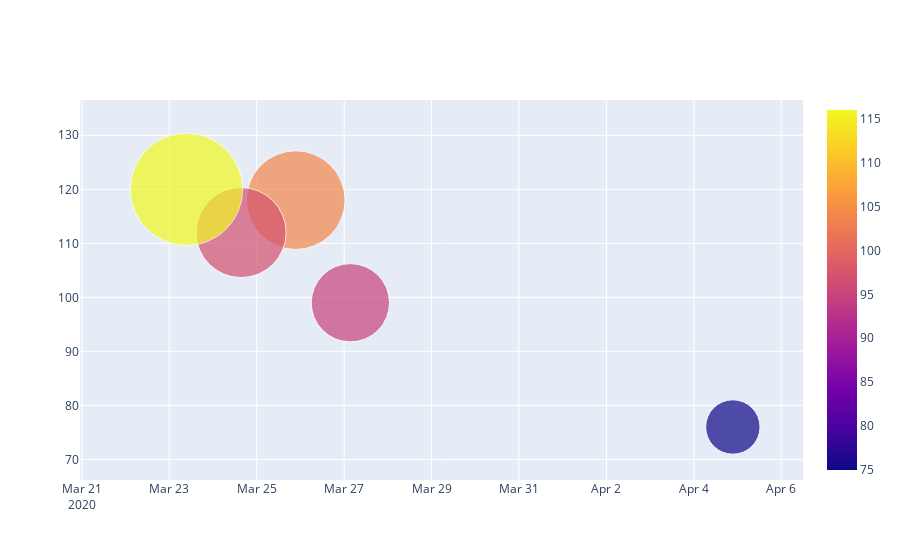

The notebook cell this image was saved under:
### Markdown cell above
<font size=3> L'un des énormes avantages de plotly ce sont les <b>infobulles</b>.<br> A chaque point du graphique on peut associer des informations. Par défaut vont apparaitre les valeurs coordonnées du point (ici la date de début du projet et les émissions de CO2) <br><br>
On peut évidement customiser tout ça.<br><br>
Ca se passe dans le <b>hovertemplate</b> qui va nous permettre d'appeler les différentes variable de notre graph sous la forme<b> %{var}</b> et d'utiliser des mises en forme type html.<i> On note que dans les variables au nom composé le "_" devient un "."</i><br>
    les possibilités des <b>hover</b> sont nombreuses n'hésitez pas à vous référer à la __[documentation](https://plotly.com/python/hover-text-and-formatting/)__ .<br><br>
    Nativement quand on travailler avec <b>hovertemplate</b>, un colonne apparait à droite de l'<b>infobulle</b> si on ne souhaite pas qu'elle apparaisse, il faut inscrire un <b>extra vide</b> qui va indiquer à plotly que l'on souhaite que cette partie reste vide.
</font>

### Code cell
fig= go.Figure(
go.Scatter(x=df.timestamp, y=df.emissions, mode='markers', 
               #taille des markers
               marker_size=df.duration, marker_sizeref=2.*max(df.duration)/(15**2), marker_sizemin=10, #marker_line=dict(width=2, color='red')
                #couleur des markers
               marker_color=df.energy_consumed, marker_showscale=True,
               #hover 
               text= df.project_name ,
                hovertemplate="<b>%{text}</b><br><br>"+"Emissions:%{y} kg eq. CO2<br>"+
               "Energy consumed :%{marker.color} kWh <br>"+ "Duration: %{marker.size} min<extra></extra>"#<extra></extra> is used to remove the side box of the hover
))
fig.show()

### Figure 1 — Plotly figure (JSON) as saved in the notebook; plotly's stock layout.template omitted (floating-point values rounded to 4 significant figures)
{"data": [{"hovertemplate": "<b>%{text}</b><br><br>emissions:%{y} kg eq. CO2<br>Energy consumed :%{marker.color} kWh <br>duration: %{marker.size} min<extra></extra>", "marker": {"color": [104, 75, 97, 116, 95], "showscale": true, "size": [695, 383, 634, 792, 551], "sizemin": 10, "sizeref": 7.04}, "mode": "markers", "text": ["project_alpha", "project_beta", "project_delta", "project_gamma", "project_theta"], "type": "scatter", "x": ["2020-03-25T21:26:11", "2020-04-04T21:26:11", "2020-03-24T15:26:11", "2020-03-23T09:26:11", "2020-03-27T03:26:11"], "y": [118, 76, 112, 120, 99]}], "layout": {}}
